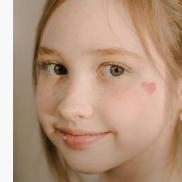
#> input picture media/images/test.jpeg, 182 x 182 px
$ python -i decorators.py   (imports and definitions only)
#> lines starting #> are read from the running program, lines starting #| are printed output that depends on the picture
from django.http import HttpResponse
from django.shortcuts import redirect
from PIL import Image
import cv2
import os

# Get the static host from the environment variable if it exists.
STATIC_HOST = os.environ.get("DJANGO_STATIC_HOST", "")
# [6 lines not run here, left out]


# [96 lines left out: functions unauthenticated_user, allowed_users, admin_only, not called in this run]


def haveFaces(img):
    """
    ** Not a decorator **
    This function is used to check if the image contains a single human face or not,
    if it does then return True and the face coordinates.
    .img: image to be checked.
    """
#> called with img = '../media/images/test.jpeg'

    # Object of class CascadeClassifier is created.
    face_cascade = cv2.CascadeClassifier(os.path.join(cv2.data.haarcascades, 'haarcascade_frontalface_alt2.xml'))
    cv_img = cv2.imread(STATIC_HOST + img)  # Read the image.
#> cv_img is the input picture: shape (182, 182, 3); mean B, G, R 126.5, 149.9, 181.6
    gray = cv2.cvtColor(cv_img, cv2.COLOR_BGR2GRAY)  # Convert the image to grayscale.
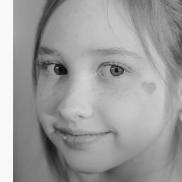
#> gray: shape (182, 182); min 3, max 254, mean 156.7
    faces = face_cascade.detectMultiScale(gray, 1.3, 3)  # Detect the faces.
#> faces = [[11, 12, 154, 154]]
    print(faces)
#| [[ 11  12 154 154]]
    if len(faces) == 1:  # Check if the image contains a single human face or not.
        cropper(img, faces[0])  # Crop the face.
        return True  # Return True and the face coordinates.
    else:
        return False  # Return False and None.


def cropper(img, cord):
    """
    ** Not a decorator **
    This function is used to crop the image.
    .img: image to be cropped.
    .cord: coordinates of the face in tuple format. (x, y, w, h)
    """
#> called with img = '../media/images/test.jpeg', cord = array of shape (4,)

    x, y, w, h = cord  # Unpack the coordinates of the face.
#> x = 11; y = 12; w = 154; h = 154
    original_image = Image.open(STATIC_HOST + img)  # Open the image.
    cropped_img = original_image.crop((x, y, x + w, y + h))  # Crop the image.
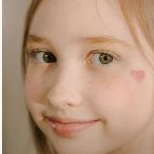
#> cropped_img: PIL image 154x154 RGB; mean R, G, B 182.3, 148.6, 125
    cropped_img.save(STATIC_HOST + img)  # Save the cropped image.

>>> result = haveFaces('../media/images/test.jpeg')
